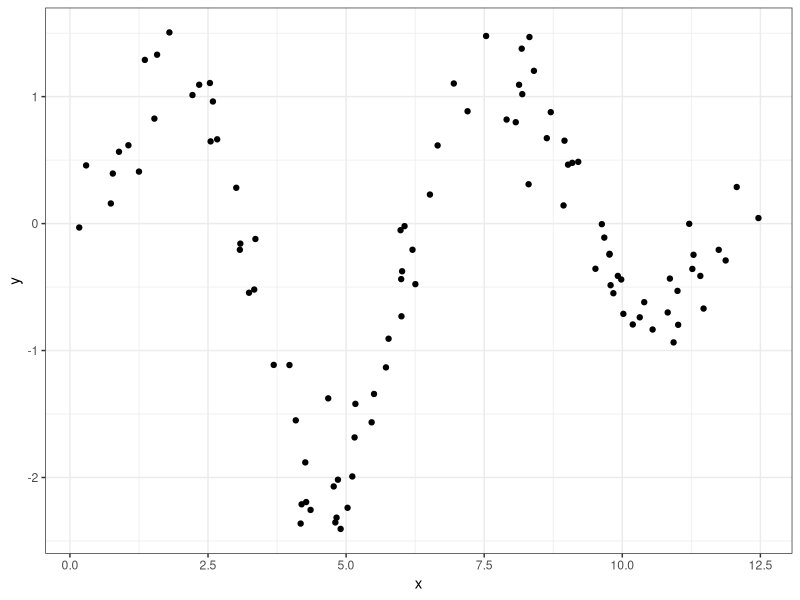
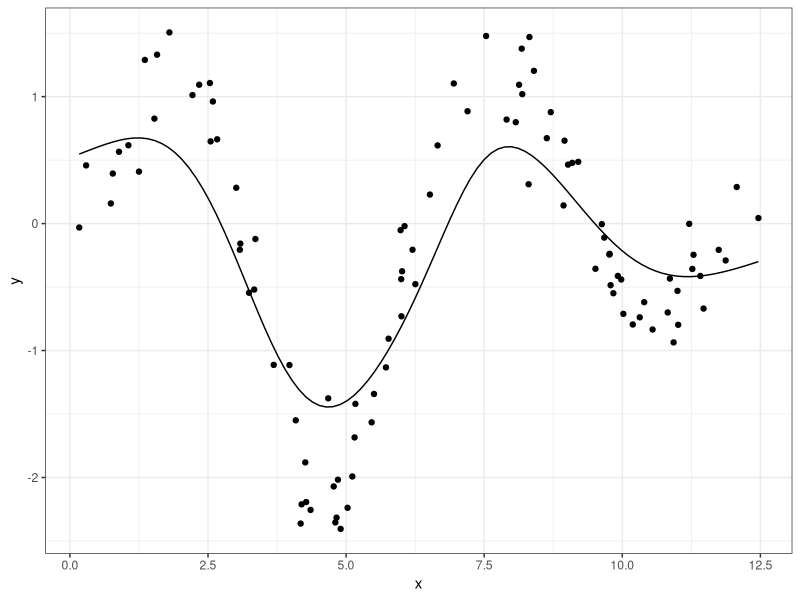
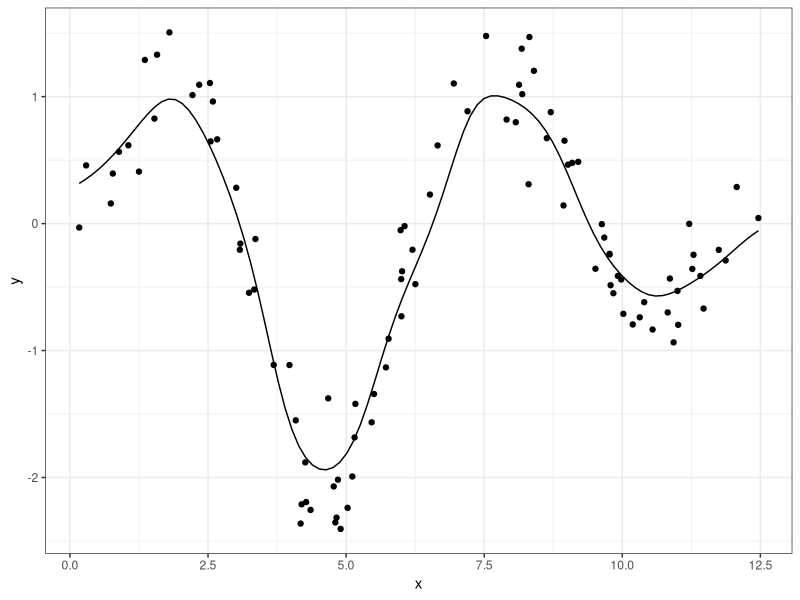
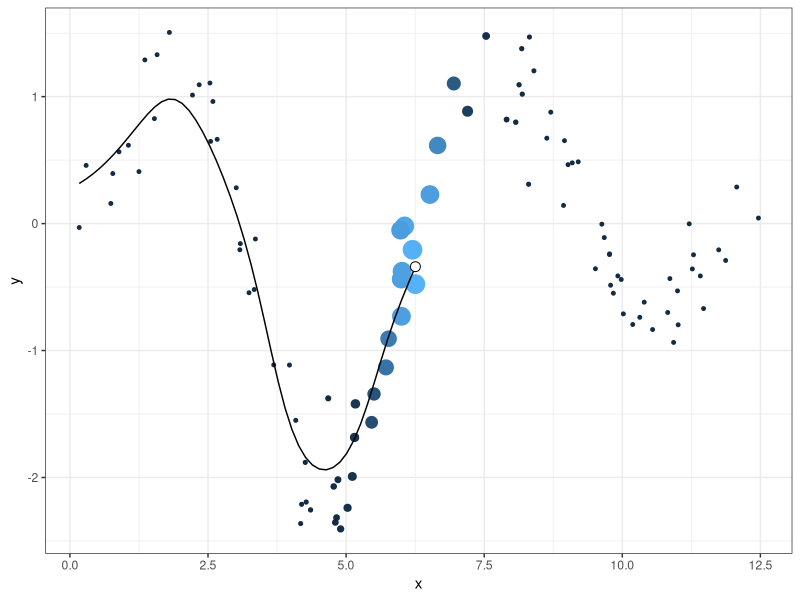

Generate these figures, in order, with R:
## ---- chunk 1
library(tidyverse)
library(magick)
theme_set(theme_bw())
set.seed(0)

n <- 100
x <- runif(n, 0, 4*pi)
# our function is the product of three distinct transformations
y <- sin(x)*x^2*exp(-x/2) + rnorm(n, sd = 0.3)
df <- data.frame(x, y)

df %>%
  ggplot(aes(x, y)) +
  geom_point()
## ---- chunk 2
x_new <- seq(min(x), max(x), length.out = 100)

# dividing by the sum normalizes the weights to 1
y_smoothed <- map_dbl(x_new, ~sum(dnorm(x, mean = .x) * y)/
                              sum(dnorm(x, mean = .x)))

df_smoothed <- data.frame(x_new, y_smoothed)
## ---- chunk 3
df %>%
  ggplot(aes(x, y)) +
  geom_point() +
  geom_line(aes(x_new, y_smoothed), data = df_smoothed)
## ---- chunk 4
x_new <- seq(min(x), max(x), length.out = 100)

# same process with a smaller scale (0.5)
y_smoothed <- map_dbl(x_new, ~sum(dnorm(x, mean = .x, sd = 0.5) * y)/
                        sum(dnorm(x, mean = .x, sd = 0.5)))

df_smoothed <- data.frame(x_new, y_smoothed)

df %>%
  ggplot(aes(x, y)) +
  geom_point() +
  geom_line(aes(x_new, y_smoothed), data = df_smoothed)
## ---- chunk 5
idx <- 50

df %>%
  ggplot(aes(x, y)) +
  # original data with size and oclor
  geom_point(aes(size = dnorm(x, mean = x_new[idx], sd = 0.5),
                 col = dnorm(x, mean = x_new[idx], sd = 0.5))) +
  # smoothed line up to the new point
  geom_line(aes(x_new, y_smoothed), 
            data = df_smoothed %>% filter(x_new <= x_new[idx])) +
  # "head" of the line
  geom_point(aes(x_new, y_smoothed), 
             data = df_smoothed %>% filter(x_new == x_new[idx]),
             size = 3, fill = "white", col = "black", shape = 21) +
  theme(legend.position = "none")
